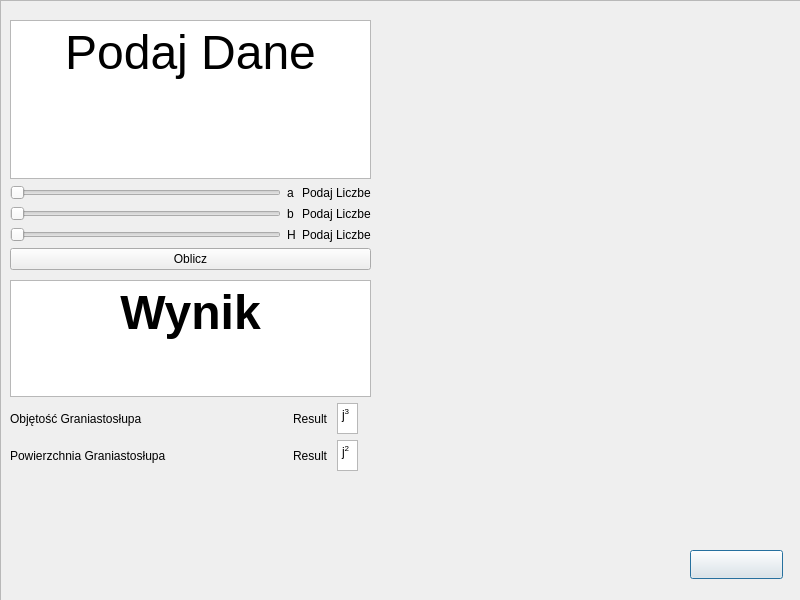
<?xml version="1.0" encoding="UTF-8"?>
<ui version="4.0">
 <class>PyramidRectangle</class>
 <widget class="QDialog" name="PyramidRectangle">
  <property name="geometry">
   <rect>
    <x>0</x>
    <y>0</y>
    <width>800</width>
    <height>600</height>
   </rect>
  </property>
  <property name="minimumSize">
   <size>
    <width>800</width>
    <height>600</height>
   </size>
  </property>
  <property name="maximumSize">
   <size>
    <width>800</width>
    <height>600</height>
   </size>
  </property>
  <property name="windowTitle">
   <string>Dialog</string>
  </property>
  <widget class="QPushButton" name="backbutton">
   <property name="geometry">
    <rect>
     <x>690</x>
     <y>550</y>
     <width>93</width>
     <height>29</height>
    </rect>
   </property>
   <property name="styleSheet">
    <string notr="true">image: url(:/image/grafika/back.png);</string>
   </property>
   <property name="text">
    <string/>
   </property>
  </widget>
  <widget class="QWidget" name="layoutWidget">
   <property name="geometry">
    <rect>
     <x>10</x>
     <y>280</y>
     <width>361</width>
     <height>191</height>
    </rect>
   </property>
   <layout class="QVBoxLayout" name="verticalLayout_2">
    <item>
     <widget class="QTextBrowser" name="textBrowser_2">
      <property name="html">
       <string>&lt;!DOCTYPE HTML PUBLIC &quot;-//W3C//DTD HTML 4.0//EN&quot; &quot;http://www.w3.org/TR/REC-html40/strict.dtd&quot;&gt;
&lt;html&gt;&lt;head&gt;&lt;meta name=&quot;qrichtext&quot; content=&quot;1&quot; /&gt;&lt;meta charset=&quot;utf-8&quot; /&gt;&lt;style type=&quot;text/css&quot;&gt;
p, li { white-space: pre-wrap; }
hr { height: 1px; border-width: 0; }
li.unchecked::marker { content: &quot;\2610&quot;; }
li.checked::marker { content: &quot;\2612&quot;; }
&lt;/style&gt;&lt;/head&gt;&lt;body style=&quot; font-family:'Segoe UI'; font-size:9pt; font-weight:400; font-style:normal;&quot;&gt;
&lt;p align=&quot;center&quot; style=&quot; margin-top:0px; margin-bottom:0px; margin-left:0px; margin-right:0px; -qt-block-indent:0; text-indent:0px;&quot;&gt;&lt;span style=&quot; font-size:36pt; font-weight:700;&quot;&gt;Wynik&lt;/span&gt;&lt;/p&gt;&lt;/body&gt;&lt;/html&gt;</string>
      </property>
     </widget>
    </item>
    <item>
     <layout class="QGridLayout" name="gridLayout_2">
      <item row="0" column="0">
       <widget class="QLabel" name="label_5">
        <property name="text">
         <string>Objętość Graniastosłupa</string>
        </property>
       </widget>
      </item>
      <item row="0" column="1">
       <spacer name="horizontalSpacer">
        <property name="orientation">
         <enum>Qt::Horizontal</enum>
        </property>
        <property name="sizeHint" stdset="0">
         <size>
          <width>40</width>
          <height>20</height>
         </size>
        </property>
       </spacer>
      </item>
      <item row="1" column="1">
       <spacer name="horizontalSpacer_2">
        <property name="orientation">
         <enum>Qt::Horizontal</enum>
        </property>
        <property name="sizeHint" stdset="0">
         <size>
          <width>40</width>
          <height>20</height>
         </size>
        </property>
       </spacer>
      </item>
      <item row="1" column="4">
       <widget class="QTextBrowser" name="textBrowser_3">
        <property name="minimumSize">
         <size>
          <width>21</width>
          <height>31</height>
         </size>
        </property>
        <property name="maximumSize">
         <size>
          <width>21</width>
          <height>31</height>
         </size>
        </property>
        <property name="html">
         <string>&lt;!DOCTYPE HTML PUBLIC &quot;-//W3C//DTD HTML 4.0//EN&quot; &quot;http://www.w3.org/TR/REC-html40/strict.dtd&quot;&gt;
&lt;html&gt;&lt;head&gt;&lt;meta name=&quot;qrichtext&quot; content=&quot;1&quot; /&gt;&lt;meta charset=&quot;utf-8&quot; /&gt;&lt;style type=&quot;text/css&quot;&gt;
p, li { white-space: pre-wrap; }
hr { height: 1px; border-width: 0; }
li.unchecked::marker { content: &quot;\2610&quot;; }
li.checked::marker { content: &quot;\2612&quot;; }
&lt;/style&gt;&lt;/head&gt;&lt;body style=&quot; font-family:'Segoe UI'; font-size:9pt; font-weight:400; font-style:normal;&quot;&gt;
&lt;p style=&quot; margin-top:0px; margin-bottom:0px; margin-left:0px; margin-right:0px; -qt-block-indent:0; text-indent:0px;&quot;&gt;j&lt;span style=&quot; vertical-align:super;&quot;&gt;2&lt;/span&gt;&lt;/p&gt;&lt;/body&gt;&lt;/html&gt;</string>
        </property>
       </widget>
      </item>
      <item row="0" column="4">
       <widget class="QTextBrowser" name="textBrowser_4">
        <property name="minimumSize">
         <size>
          <width>21</width>
          <height>31</height>
         </size>
        </property>
        <property name="maximumSize">
         <size>
          <width>21</width>
          <height>31</height>
         </size>
        </property>
        <property name="html">
         <string>&lt;!DOCTYPE HTML PUBLIC &quot;-//W3C//DTD HTML 4.0//EN&quot; &quot;http://www.w3.org/TR/REC-html40/strict.dtd&quot;&gt;
&lt;html&gt;&lt;head&gt;&lt;meta name=&quot;qrichtext&quot; content=&quot;1&quot; /&gt;&lt;meta charset=&quot;utf-8&quot; /&gt;&lt;style type=&quot;text/css&quot;&gt;
p, li { white-space: pre-wrap; }
hr { height: 1px; border-width: 0; }
li.unchecked::marker { content: &quot;\2610&quot;; }
li.checked::marker { content: &quot;\2612&quot;; }
&lt;/style&gt;&lt;/head&gt;&lt;body style=&quot; font-family:'Segoe UI'; font-size:9pt; font-weight:400; font-style:normal;&quot;&gt;
&lt;p style=&quot; margin-top:0px; margin-bottom:0px; margin-left:0px; margin-right:0px; -qt-block-indent:0; text-indent:0px;&quot;&gt;j&lt;span style=&quot; vertical-align:super;&quot;&gt;3&lt;/span&gt;&lt;/p&gt;&lt;/body&gt;&lt;/html&gt;</string>
        </property>
       </widget>
      </item>
      <item row="0" column="5">
       <widget class="QLabel" name="label_7">
        <property name="text">
         <string/>
        </property>
       </widget>
      </item>
      <item row="1" column="0">
       <widget class="QLabel" name="label_6">
        <property name="text">
         <string>Powierzchnia Graniastosłupa</string>
        </property>
       </widget>
      </item>
      <item row="1" column="3">
       <widget class="QLabel" name="labelPole">
        <property name="text">
         <string>Result </string>
        </property>
       </widget>
      </item>
      <item row="0" column="3">
       <widget class="QLabel" name="labelOb">
        <property name="text">
         <string>Result</string>
        </property>
       </widget>
      </item>
     </layout>
    </item>
   </layout>
  </widget>
  <widget class="QWidget" name="layoutWidget_2">
   <property name="geometry">
    <rect>
     <x>10</x>
     <y>20</y>
     <width>361</width>
     <height>250</height>
    </rect>
   </property>
   <layout class="QVBoxLayout" name="verticalLayout">
    <item>
     <widget class="QTextBrowser" name="textBrowser">
      <property name="html">
       <string>&lt;!DOCTYPE HTML PUBLIC &quot;-//W3C//DTD HTML 4.0//EN&quot; &quot;http://www.w3.org/TR/REC-html40/strict.dtd&quot;&gt;
&lt;html&gt;&lt;head&gt;&lt;meta name=&quot;qrichtext&quot; content=&quot;1&quot; /&gt;&lt;meta charset=&quot;utf-8&quot; /&gt;&lt;style type=&quot;text/css&quot;&gt;
p, li { white-space: pre-wrap; }
hr { height: 1px; border-width: 0; }
li.unchecked::marker { content: &quot;\2610&quot;; }
li.checked::marker { content: &quot;\2612&quot;; }
&lt;/style&gt;&lt;/head&gt;&lt;body style=&quot; font-family:'Segoe UI'; font-size:9pt; font-weight:400; font-style:normal;&quot;&gt;
&lt;p align=&quot;center&quot; style=&quot; margin-top:0px; margin-bottom:0px; margin-left:0px; margin-right:0px; -qt-block-indent:0; text-indent:0px;&quot;&gt;&lt;span style=&quot; font-size:36pt;&quot;&gt;Podaj Dane&lt;/span&gt;&lt;/p&gt;&lt;/body&gt;&lt;/html&gt;</string>
      </property>
     </widget>
    </item>
    <item>
     <layout class="QGridLayout" name="gridLayout">
      <item row="0" column="2">
       <widget class="QLabel" name="label_a_value">
        <property name="text">
         <string>Podaj Liczbe</string>
        </property>
       </widget>
      </item>
      <item row="0" column="1">
       <widget class="QLabel" name="label_2">
        <property name="text">
         <string>a</string>
        </property>
       </widget>
      </item>
      <item row="1" column="1">
       <widget class="QLabel" name="label_9">
        <property name="text">
         <string>b</string>
        </property>
       </widget>
      </item>
      <item row="0" column="0">
       <widget class="QSlider" name="Slidera">
        <property name="minimum">
         <number>0</number>
        </property>
        <property name="maximum">
         <number>100</number>
        </property>
        <property name="orientation">
         <enum>Qt::Horizontal</enum>
        </property>
       </widget>
      </item>
      <item row="2" column="2">
       <widget class="QLabel" name="label_H_value">
        <property name="text">
         <string>Podaj Liczbe</string>
        </property>
       </widget>
      </item>
      <item row="1" column="0">
       <widget class="QSlider" name="Sliderb">
        <property name="maximum">
         <number>100</number>
        </property>
        <property name="orientation">
         <enum>Qt::Horizontal</enum>
        </property>
       </widget>
      </item>
      <item row="1" column="2">
       <widget class="QLabel" name="label_b_value">
        <property name="text">
         <string>Podaj Liczbe</string>
        </property>
       </widget>
      </item>
      <item row="2" column="0">
       <widget class="QSlider" name="SliderH">
        <property name="minimum">
         <number>0</number>
        </property>
        <property name="maximum">
         <number>100</number>
        </property>
        <property name="orientation">
         <enum>Qt::Horizontal</enum>
        </property>
       </widget>
      </item>
      <item row="2" column="1">
       <widget class="QLabel" name="label_3">
        <property name="text">
         <string>H</string>
        </property>
       </widget>
      </item>
     </layout>
    </item>
    <item>
     <widget class="QPushButton" name="pushButton">
      <property name="text">
       <string>Oblicz</string>
      </property>
     </widget>
    </item>
   </layout>
  </widget>
  <widget class="QFrame" name="frame">
   <property name="geometry">
    <rect>
     <x>0</x>
     <y>0</y>
     <width>801</width>
     <height>601</height>
    </rect>
   </property>
   <property name="styleSheet">
    <string notr="true">image: url(:/image/grafika/backgraund.png);</string>
   </property>
   <property name="frameShape">
    <enum>QFrame::StyledPanel</enum>
   </property>
   <property name="frameShadow">
    <enum>QFrame::Raised</enum>
   </property>
   <widget class="QLabel" name="label">
    <property name="geometry">
     <rect>
      <x>330</x>
      <y>-10</y>
      <width>481</width>
      <height>521</height>
     </rect>
    </property>
    <property name="styleSheet">
     <string notr="true">image: url(:/image/grafika/piramidprostokat_white_cut.png);</string>
    </property>
    <property name="text">
     <string/>
    </property>
   </widget>
  </widget>
  <zorder>frame</zorder>
  <zorder>backbutton</zorder>
  <zorder>layoutWidget</zorder>
  <zorder>layoutWidget_2</zorder>
 </widget>
 <resources/>
 <connections/>
</ui>
